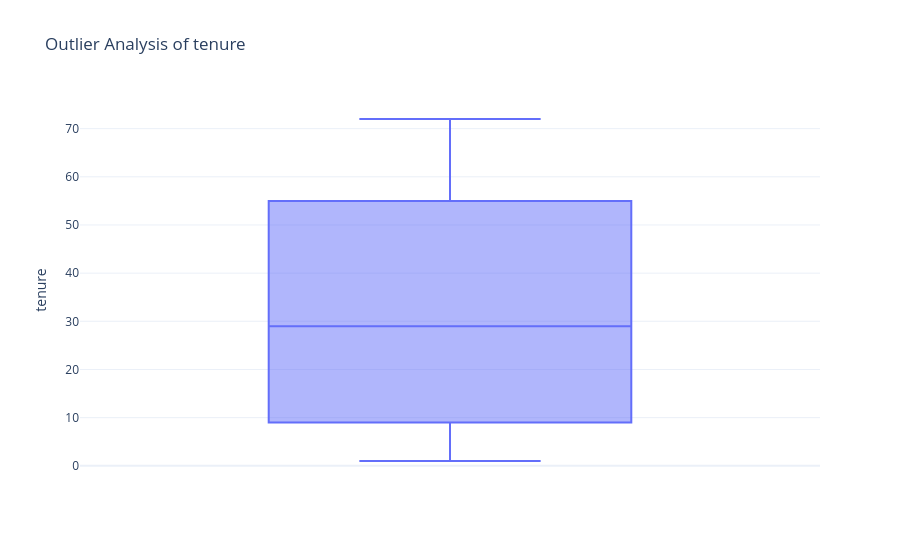
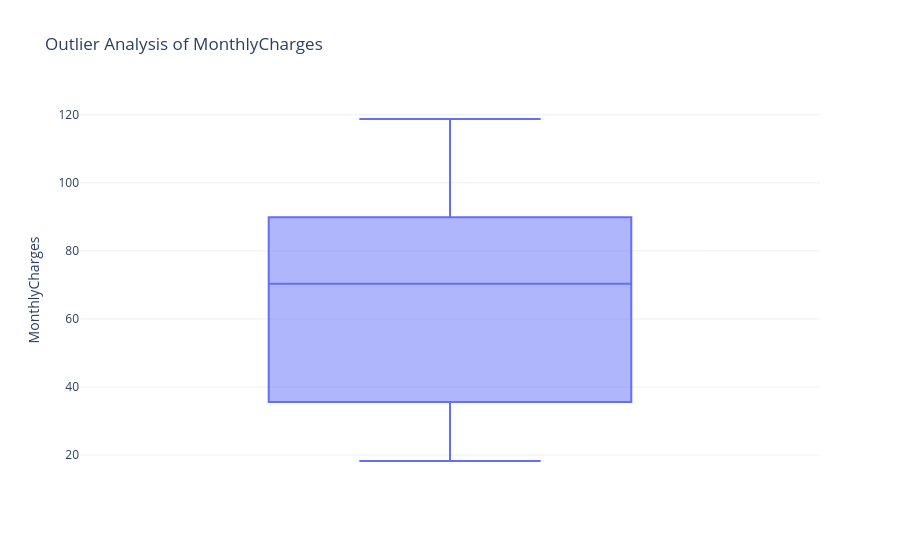
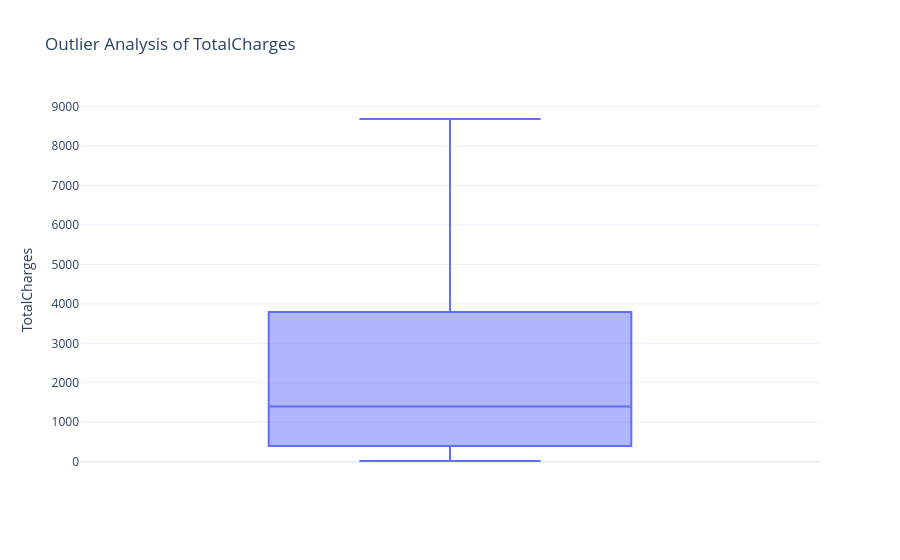

Notebook cell for these charts, in order:
### Code cell
for col in numerical_columns:

    fig = px.box(
        data_frame=churn_cleaned_df,
        y=col,
        title=f"Outlier Analysis of {col}",
        points="outliers"
    )
    

    fig.update_layout(
        xaxis_title="",
        yaxis_title=col,
        template="plotly_white"
    )

    fig.show()

### Figure 1 — Plotly figure (JSON) as saved in the notebook; plotly's stock layout.template omitted (floating-point values rounded to 4 significant figures; data arrays with more than 128 entries replaced by an {"elided": "..."} marker saying what was removed)
{"data": [{"alignmentgroup": "True", "boxpoints": "outliers", "hovertemplate": "tenure=%{y}<extra></extra>", "legendgroup": "", "marker": {"color": "#636efa"}, "name": "", "notched": false, "offsetgroup": "", "orientation": "v", "showlegend": false, "type": "box", "x0": " ", "xaxis": "x", "y": {"elided": "7032 int values"}, "y0": " ", "yaxis": "y"}], "layout": {"boxmode": "group", "legend": {"tracegroupgap": 0}, "title": {"text": "Outlier Analysis of tenure"}, "xaxis": {"anchor": "y", "domain": [0, 1], "title": {"text": ""}}, "yaxis": {"anchor": "x", "domain": [0, 1], "title": {"text": "tenure"}}}}

### Figure 2 — Plotly figure (JSON) as saved in the notebook; plotly's stock layout.template omitted (floating-point values rounded to 4 significant figures; data arrays with more than 128 entries replaced by an {"elided": "..."} marker saying what was removed)
{"data": [{"alignmentgroup": "True", "boxpoints": "outliers", "hovertemplate": "MonthlyCharges=%{y}<extra></extra>", "legendgroup": "", "marker": {"color": "#636efa"}, "name": "", "notched": false, "offsetgroup": "", "orientation": "v", "showlegend": false, "type": "box", "x0": " ", "xaxis": "x", "y": {"elided": "7032 float values"}, "y0": " ", "yaxis": "y"}], "layout": {"boxmode": "group", "legend": {"tracegroupgap": 0}, "title": {"text": "Outlier Analysis of MonthlyCharges"}, "xaxis": {"anchor": "y", "domain": [0, 1], "title": {"text": ""}}, "yaxis": {"anchor": "x", "domain": [0, 1], "title": {"text": "MonthlyCharges"}}}}

### Figure 3 — Plotly figure (JSON) as saved in the notebook; plotly's stock layout.template omitted (floating-point values rounded to 4 significant figures; data arrays with more than 128 entries replaced by an {"elided": "..."} marker saying what was removed)
{"data": [{"alignmentgroup": "True", "boxpoints": "outliers", "hovertemplate": "TotalCharges=%{y}<extra></extra>", "legendgroup": "", "marker": {"color": "#636efa"}, "name": "", "notched": false, "offsetgroup": "", "orientation": "v", "showlegend": false, "type": "box", "x0": " ", "xaxis": "x", "y": {"elided": "7032 float values"}, "y0": " ", "yaxis": "y"}], "layout": {"boxmode": "group", "legend": {"tracegroupgap": 0}, "title": {"text": "Outlier Analysis of TotalCharges"}, "xaxis": {"anchor": "y", "domain": [0, 1], "title": {"text": ""}}, "yaxis": {"anchor": "x", "domain": [0, 1], "title": {"text": "TotalCharges"}}}}
